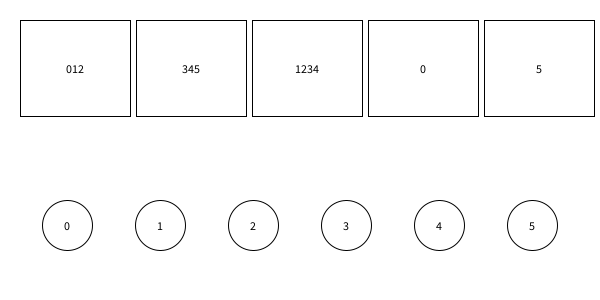
Frame 1 (no input)
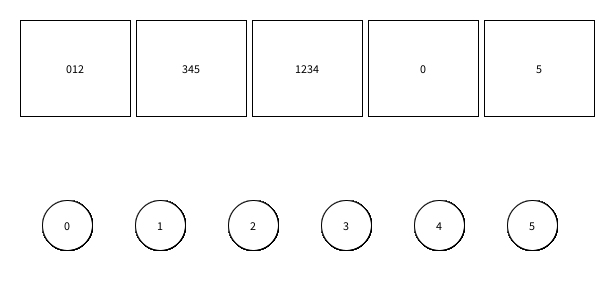
Frame 60 (the mouse pressed at the canvas centre just before this capture)
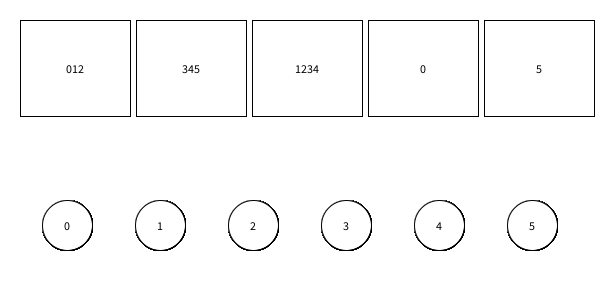
Frame 120 (the mouse held since frame 60 and released just before this capture)

The Processing sketch that drew these frames (run headless with seeded random() and noise(); from frame 60 on, the mouse is pressed at the canvas centre):

// Processing sketch: SetCoverDemo_starter
// ── SetCoverDemo_starter.pde
/*
------------------------------------
Set Cover Problem
------------------------------------

This program was created by Gail Carmichael for 
COMP 1405: Introduction to Computer Science 1.
It reinforces objects and helps introduce shared
data.
 
The demo was inspired by this blog post:
http://randomcomputation.blogspot.ca/2013/08/visualizing-set-cover-problem.html

The set cover problem, as described in that post:
"Stated informally: imagine we have a set of light
switches S and a set of lights L. Each switch in S
turns on an arbitrary subset of the lights in L. The
problem is to turn on all of the lights L using the
smallest number of switches in S."

One context: A switch is a social media site, like Facebook,
and the lights a switch can turn on represents the audiences
that the social media site reaches.  We want to reach the
most audiences with the smallest number of social media sites
so we don't have as much work to maintain the sites.
 
*/


final int numLights = 6;
final int lightSize = 50;

final int numSwitches = 5;
final int spaceBetweenSwitches = 20;

class Light {
  int x;
  int y;
  int num;
  int size;
  boolean on;
  
  Light(int x, int y, int num) {
    this.x = x;
    this.y = y;
    this.num = num;
    this.size = lightSize;
    this.on = false;
  }
}


class Switch {
  int x;
  int y;
  int switchHeight;
  int switchWidth;
  boolean on;
  Light[] lightsTurnedOn;
  
  Switch(int x, int y, int switchHeight, int switchWidth) {
    this.x = x;
    this.y = y;
    this.switchHeight = switchHeight;
    this.switchWidth = switchWidth;
    this.on = false;
    this.lightsTurnedOn = new Light[numLights];
  }
}


Light[] lights;// = new Light[numLights];
Switch[] switches;// = new Switch[numSwitches];


void setup() {
  size(600, 300);
  background(255);  
  textAlign(CENTER, CENTER);  
  
  float spaceBetweenLights = (width - numLights*lightSize) / (float)(numLights+1);
  
  ////
  // Create a lights array and add a number of lights to it
  lights = new Light[numLights];
  for(int lightNum = 0; lightNum < lights.length; lightNum++) {
    float x = (spaceBetweenLights * (lightNum+1)) + (lightSize*lightNum) + lightSize/2;
    lights[lightNum] = new Light((int)x, height*3/4, lightNum);
  }
  
  
  float switchSize = (width - (numSwitches+1)*spaceBetweenSwitches) 
                     / (float)(numSwitches);
  
  
  ////
  // Create some switches
  switches = new Switch[numSwitches];
  for(int switchNum = 0; switchNum < switches.length; switchNum++) {
    float x = spaceBetweenSwitches * (switchNum+1) + switchSize*switchNum;
    switches[switchNum] = new Switch((int)x, 20, (int)switchSize, height/2-40);
  }
  
  
  //
  // Add some lights to the switches.  The default value of
  // a new array of objects is null, so just add in as many
  // as desired and we'll check for null later

  switches[0].lightsTurnedOn[lights[0].num] = lights[0];
  switches[0].lightsTurnedOn[lights[1].num] = lights[1];
  switches[0].lightsTurnedOn[lights[2].num] = lights[2];
  
  switches[1].lightsTurnedOn[lights[3].num] = lights[3];
  switches[1].lightsTurnedOn[lights[4].num] = lights[4];
  switches[1].lightsTurnedOn[lights[5].num] = lights[5];
  
  switches[2].lightsTurnedOn[lights[1].num] = lights[1];
  switches[2].lightsTurnedOn[lights[2].num] = lights[2];
  switches[2].lightsTurnedOn[lights[3].num] = lights[3];
  switches[2].lightsTurnedOn[lights[4].num] = lights[4];
  
  switches[3].lightsTurnedOn[lights[0].num] = lights[0];
  
  switches[4].lightsTurnedOn[lights[5].num] = lights[5];
}


void draw() {
  // Draw the switches
  for (int switchNum=0; switchNum < switches.length; switchNum++) {
    drawSwitch(switches[switchNum]);
  }
  
  // Draw the lights
  for (int lightNum=0; lightNum < lights.length; lightNum++) {
    drawLight(lights[lightNum]);
  }
}


void drawSwitch(Switch aSwitch) {
  
  if (aSwitch.on) {
    fill(191,216,240);
  } else {
    fill(255);
  }
  rect(aSwitch.x, aSwitch.y, aSwitch.switchWidth, aSwitch.switchHeight);
  
  
  // List all the light numbers that this switch turns on
  String numList = ""; //empty string
  for(int lightNum = 0; lightNum < aSwitch.lightsTurnedOn.length; lightNum++) {
    if(aSwitch.lightsTurnedOn[lightNum] != null) {
      numList += aSwitch.lightsTurnedOn[lightNum].num;
    }
  }
  
  fill(0);
  text(numList, aSwitch.x + aSwitch.switchWidth/2, aSwitch.y + aSwitch.switchHeight/2);
}


void drawLight(Light light) {
  
  if (light.on) {
    fill(250,190,190);
  } else {
    fill(255);
  }
  ellipse(light.x, light.y, light.size, light.size);
  
  fill(0);
  text(light.num, light.x, light.y);
  
}


void flipSwitch(Switch aSwitch) {
  aSwitch.on = !aSwitch.on;
  updateLights();
}


void updateLights() {
  // Look at each light, and see if any switch turns it on
  // remembering that the light reference was stored in the
  // same slot of the switch's array as the light's num
  
  for(int lightNum = 0; lightNum < lights.length; lightNum++) {
    boolean on = false;
    Light currentLight = lights[lightNum];
    for(int switchNum = 0; switchNum < switches.length; switchNum++) {
      Switch currentSwitch = switches[switchNum];
      if(currentSwitch.on && currentSwitch.lightsTurnedOn[currentLight.num] == currentLight) {
        on = true;
        break; //don't need to check any more switches
      }
    }
    currentLight.on = on;
  }
}


void mouseClicked() {
  // See if any switches were pressed
  for(int switchNum = 0; switchNum < switches.length; switchNum++) {
    if(mouseX >= switches[switchNum].x
    && mouseX <= switches[switchNum].x + switches[switchNum].switchWidth
    && mouseY >= switches[switchNum].y
    && mouseY <= switches[switchNum].y + switches[switchNum].switchHeight) {
      flipSwitch(switches[switchNum]);
    }
  }
}
